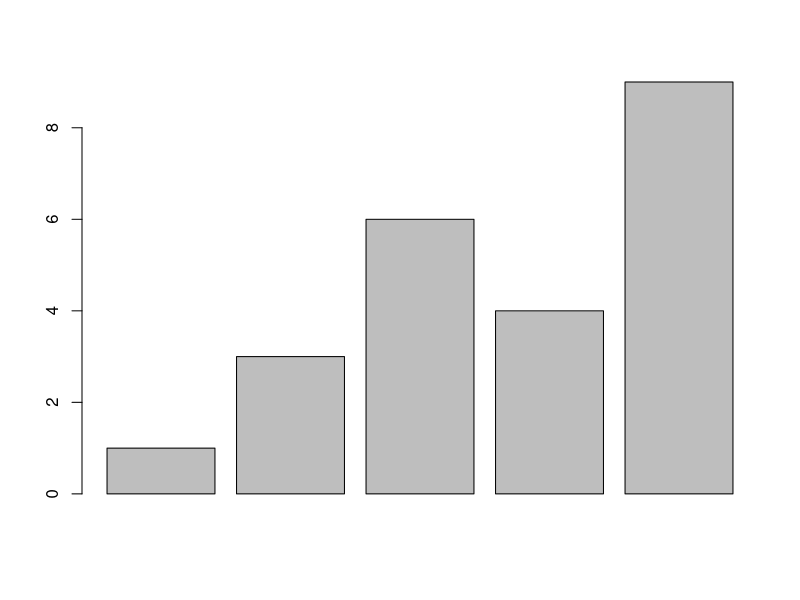
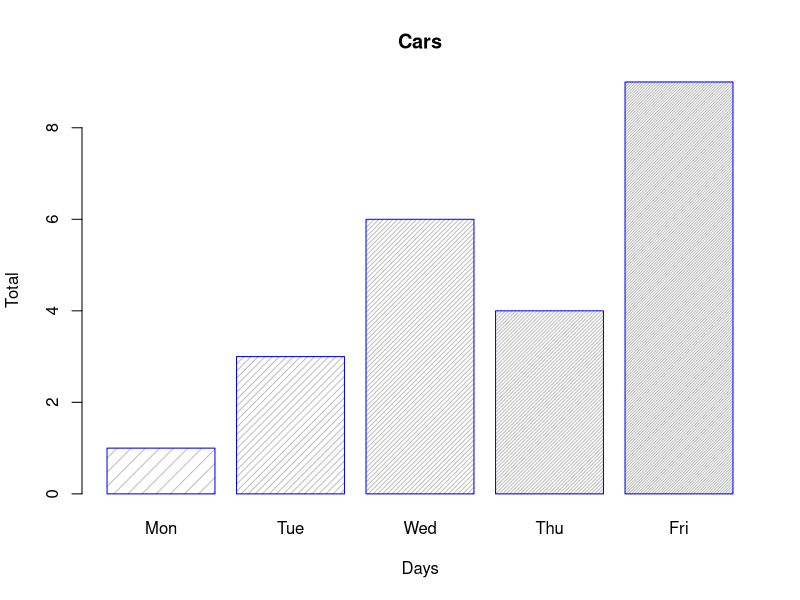
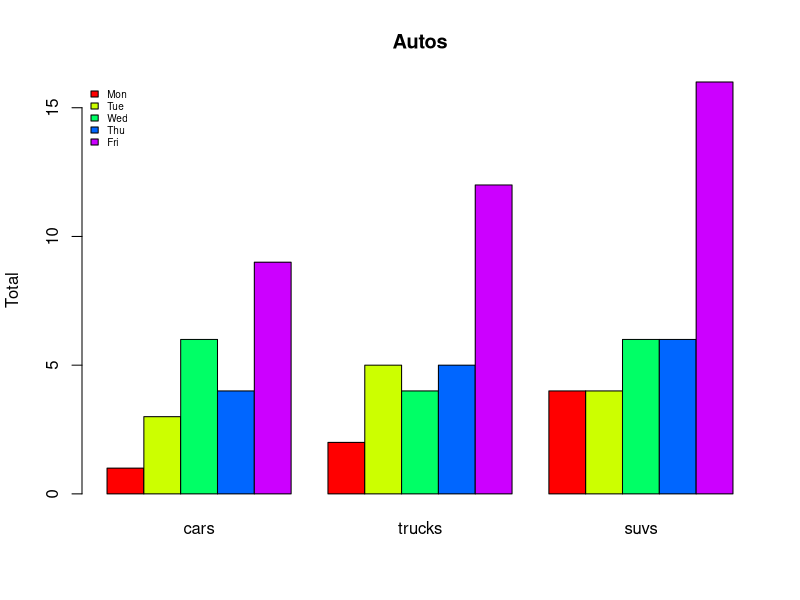
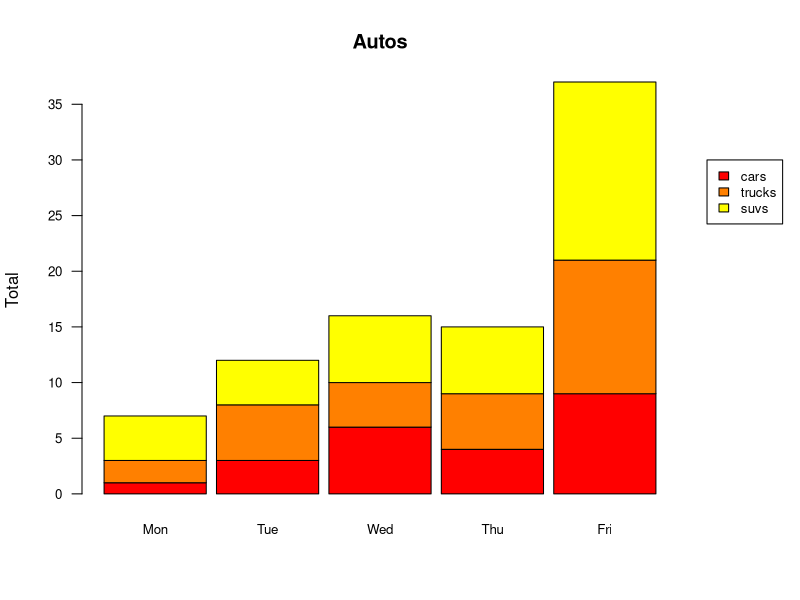
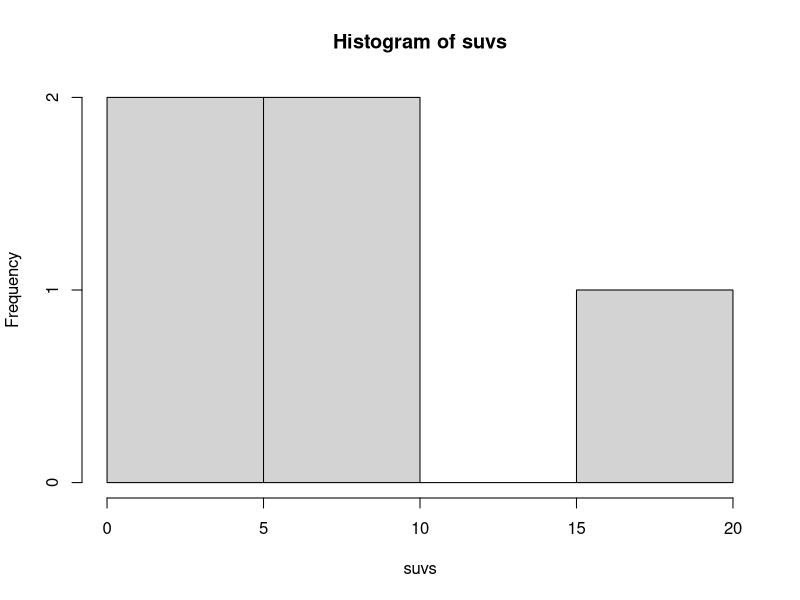
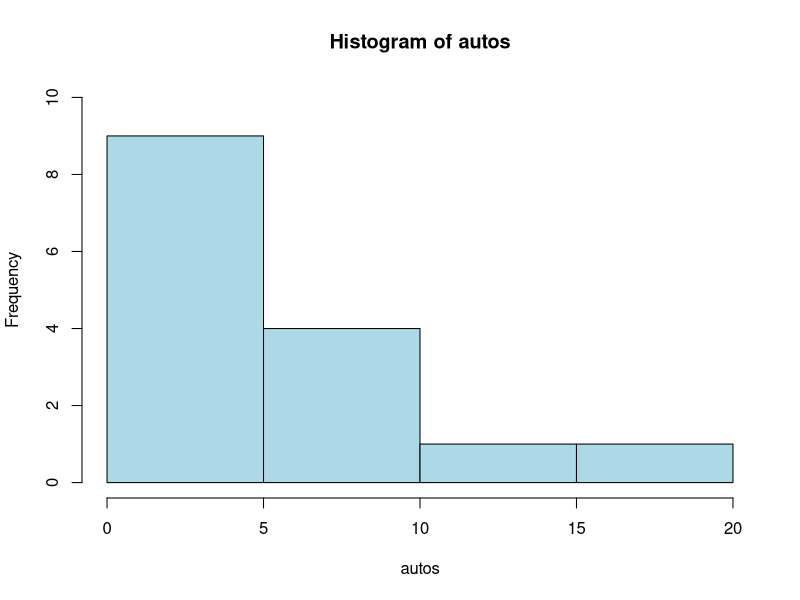
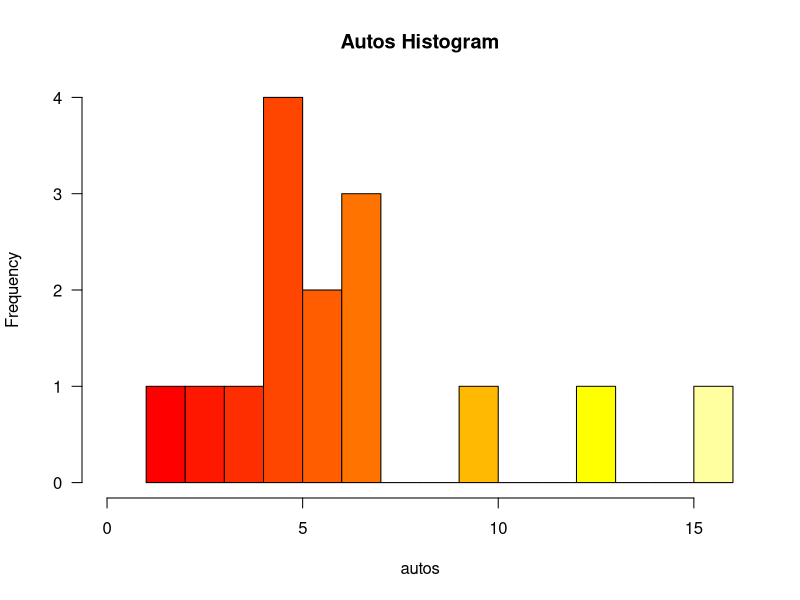
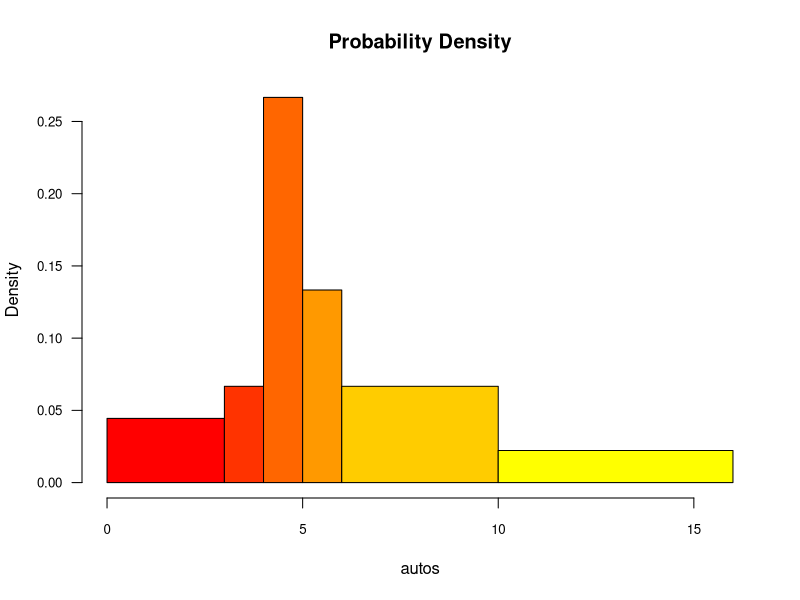

These figures' R source, in order:
# Start with a simple bar chart graphing the cars vector:
# Define the cars vector with 5 values
cars <- c(1, 3, 6, 4, 9)

# Graph cars
barplot(cars)
# Read the auto data from the autos.dat data file, add labels, blue borders around the bars, and density lines:
# Read values from tab-delimited autos.dat 
autos_data <- data.frame(cars = c(1,3,6,4,9),trucks = c(2,5,4,5,12),suvs = c(4,4,6,6,16))

# Graph cars with specified labels for axes.  Use blue 
# borders and diagnal lines in bars.
barplot(autos_data$cars, main="Cars", xlab="Days",  
        ylab="Total", names.arg=c("Mon","Tue","Wed","Thu","Fri"), 
        border="blue", density=c(10,20,30,40,50))

# Graph the total number of autos per day using some color and show a legend:
# Graph autos with adjacent bars using rainbow colors
barplot(as.matrix(autos_data), main="Autos", ylab= "Total", beside=TRUE, col=rainbow(5))
# Place the legend at the top-left corner with no frame  
# using rainbow colors
legend("topleft", c("Mon","Tue","Wed","Thu","Fri"), cex=0.6, bty="n", fill=rainbow(5))
# Graph the total number of autos per day using a stacked bar chart and place the legend outside of the plot area:
# Expand right side of clipping rect to make room for the legend
par(xpd=TRUE, mar=par()$mar+c(0,0,0,4))

# Graph autos (transposing the matrix) using heat colors,  
# put 10% of the space between each bar, and make labels  
# smaller with horizontal y-axis labels
barplot(t(autos_data), main="Autos", ylab="Total", col=heat.colors(3), space=0.1, cex.axis=0.8, las=1,
        names.arg=c("Mon","Tue","Wed","Thu","Fri"), cex=0.8)
   
# Place the legend at (6,30) using heat colors
legend(6, 30, names(autos_data), cex=0.8, fill=heat.colors(3)) 
# Restore default clipping rect
par(mar=c(5, 4, 4, 2) + 0.1)

# Start with a simple histogram graphing the distribution of the suvs vector:
# Define the suvs vector with 5 values
suvs <- c(4,4,6,6,16)

# Create a histogram for suvs
hist(suvs)

# Plot a histogram of the combined car, truck, and suv data in color.
# Concatenate the three vectors
autos <- c(autos_data$cars, autos_data$trucks, autos_data$suvs)

# Create a histogram for autos in light blue with the y axis
# ranging from 0-10
hist(autos, col="lightblue", ylim=c(0,10))

# Now change the breaks so none of the values are grouped together and flip the y-axis labels horizontally.
# Compute the largest y value used in the autos
max_num <- max(autos)

# Create a histogram for autos with fire colors, set breaks
# so each number is in its own group, make x axis range from
# 0-max_num, disable right-closing of cell intervals, set
# heading, and make y-axis labels horizontal
hist(autos, col=heat.colors(max_num), breaks=max_num, 
     xlim=c(0,max_num), right=FALSE, main="Autos Histogram", las=1)

#Now let's create uneven breaks and graph the probability density.
# Create uneven breaks
brk <- c(0,3,4,5,6,10,16)

# Create a histogram for autos with fire colors, set uneven
# breaks, make x axis range from 0-max_num, disable right-
# closing of cell intervals, set heading, make y-axis labels 
# horizontal, make axis labels smaller, make areas of each
# column proportional to the count
hist(autos, col=heat.colors(length(brk)), breaks=brk, xlim=c(0,max_num),
     right=FALSE, main="Probability Density", las=1, cex.axis=0.8, freq = FALSE)

# Now plot the distribution of 1000 random values that have the log normal distribution
# Get a random log-normal distribution, plot in a histogram
rv <- rlnorm(1000)
hist(rv)

# Get the distribution without plotting it using tighter breaks
dist <- hist(rv, plot=FALSE, breaks=c(seq(0,max(rv)+1, .1)))

# Plot the distribution using log scale on both axes, and use blue points
plot(dist$counts, log="xy", pch=20, col="blue",
     main="Log-normal distribution", xlab="Value", ylab="Frequency")